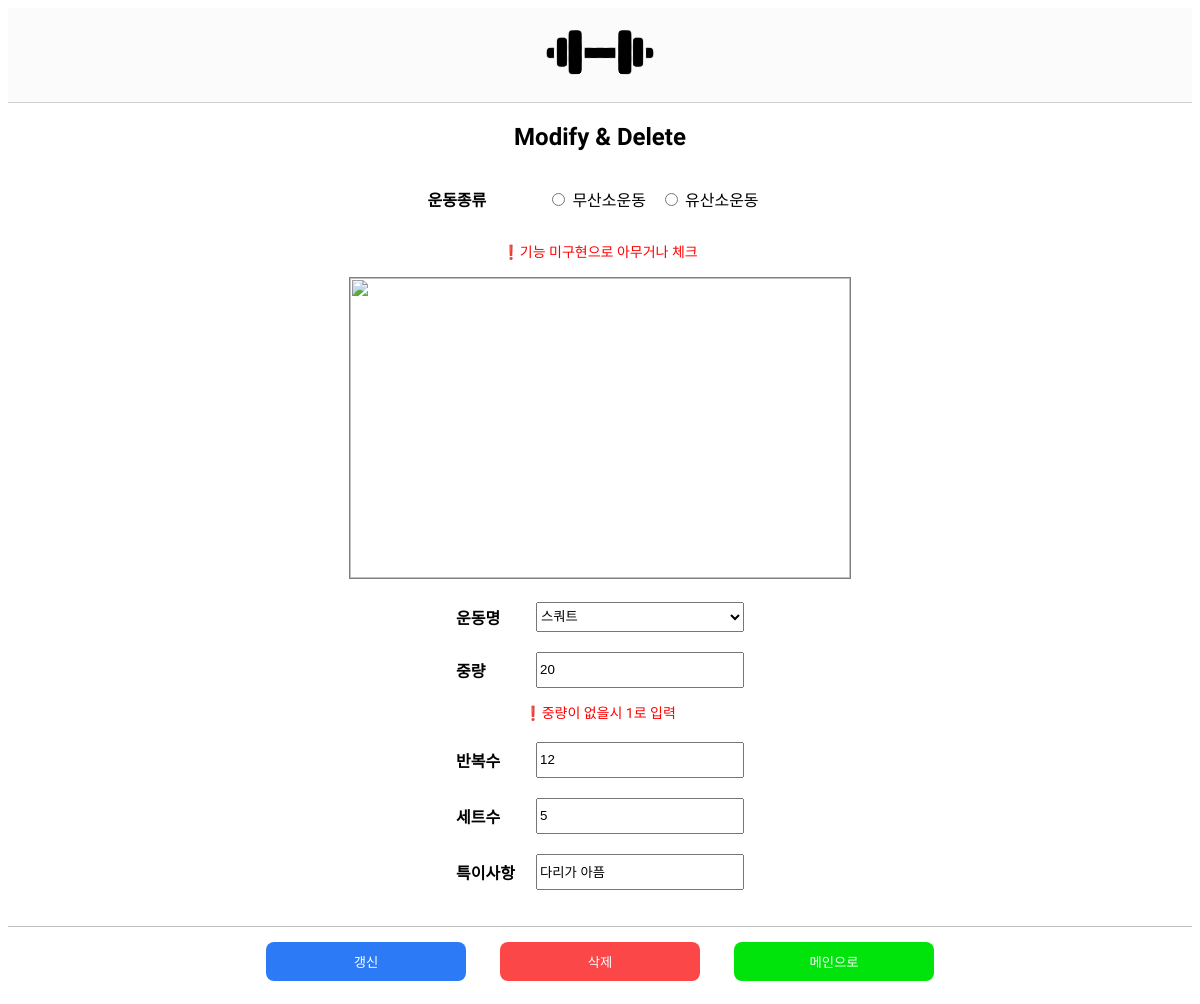
The page /crud/workoutMemo/1 on the database as committed earlier.
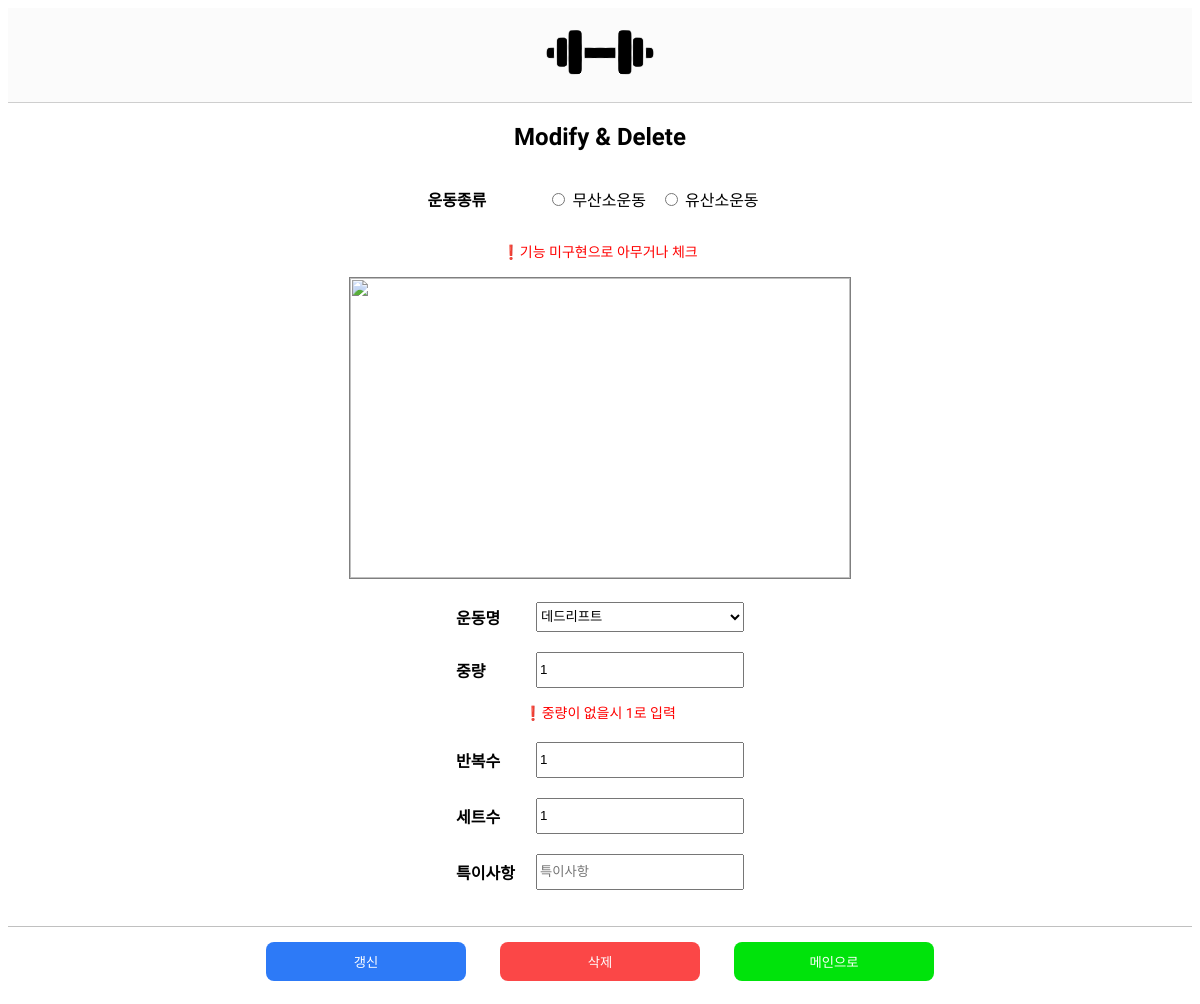
The same page on the database as committed later.
### apps/crud/models.py (models this page shows)
class WorkOut(db.Model):
    __tablename__="workout"
    id = db.Column(db.Integer, primary_key = True)
    exName = db.Column(db.String)
    weight = db.Column(db.Integer)
    repeat = db.Column(db.Integer)
    setRp = db.Column(db.Integer)
    text = db.Column(db.Integer)
    createDate =db.Column(db.DateTime, default=today)

### apps/crud/views.py (the view, shortened to what this page needs)
@crud.route("workoutMemo/<workout_id>", methods=["GET","POST"])
def editWorkOut(workout_id):
    form = WorkOutForm()
    workout = WorkOut.query.filter_by(id=workout_id).first()
    form.exName.data = workout.exName
    form.weight.data = workout.weight
    form.repeat.data = workout.repeat
    form.setRp.data = workout.setRp
    form.text.data = workout.text
    return render_template("crud/edit.html", workout=workout, form=form)

### apps/crud/forms.py
class WorkOutForm(FlaskForm):
    check = RadioField(
        "운동종류",
        choices=[[0, "무산소운동"], [1, "유산소운동"]],
        validators=[
            DataRequired(message="운동종류")
        ]
    )
    exName = SelectField(
        "운동명",
        default="데드리프트",
        choices=["데드리프트","런지","레그 레이즈","레그 프레스","벤치 프레스","사이드 래터럴 레이즈","스쿼트","풀 업","푸시업",],
        validators=[
            DataRequired(message="운동명"),
        ]
    )
    weight = IntegerField(
        "중량",
        default=1,
    )
    repeat = IntegerField(
        "반복수",
        default=1,
        validators=[
            DataRequired(message="반복수"),
        ]
    )
    setRp = IntegerField(
        "세트수",
        default=1,
        validators=[
            DataRequired(message="세트수")
        ]
    )
    text = StringField(
        "특이사항",
    )
    submit = SubmitField("기록하기")

### apps/crud/templates/crud/edit.html (shortened to what this page needs)
{% extends "crud/base.html" %}
{% block content %}
<form action="{{ url_for('crud.editWorkOut', workout_id=workout.id )}}" method="POST" novalidate="novalidate">
    <h2>Modify & Delete</h2>
    <p>
    <div class="formContainer">
        <div class="formName">{{ form.check.label }}</div>
        <br />{{ form.check(placeholder="운동종류") }}
    </div>
    <p class="info">기능 미구현으로 아무거나 체크</p>
    </p>
    <img id="output" alt="" src="" />
    <div class="formContainer">
        <div class="formName">{{ form.exName.label }}</div>
        <div class="formValue" id="formValue">{{ form.exName(placeholder="운동이름") }}</div>
    </div>
    <p>
    <div class="formContainer">
        <div class="formName">{{ form.weight.label }}</div>
        <div class="formValue">{{ form.weight(placeholder="중량") }}</div>
    </div>
    <p class="info">중량이 없을시 1로 입력</p>
    </p>
    <p>
    <div class="formContainer">
        <span class="formName">{{ form.repeat.label }}</span>
        <div class="formValue">{{ form.repeat(placeholder="반복수") }}</div>
    </div>
    </p>
    <p>
    <div class="formContainer">
        <div class="formName">{{ form.setRp.label }}</div>
        <div class="formValue">{{ form.setRp(placeholder="세트수") }}</div>
    </div>
    </p>
    <p>
    <div class="formContainer">
        <div class="formName">{{ form.text.label }}</div>
        <div class="formValue">{{ form.text(placeholder="특이사항") }}</div>
    </div>
    </p>
    <span class="error">
    </span>
    <div class="footer">
        <input style="width: 200px;" type="submit" value="갱신" onclick="Modify()" />
        <form action="{{ url_for('crud.deleteWorkOut', workout_id=workout.id)}}" method="POST">
            <button class="viewBtn" style="color: white;" type="submit" onclick="Delete()"
                formaction="{{ url_for('crud.deleteWorkOut', workout_id=workout.id)}}" method="POST">삭제</button>
        </form>
        <button class="mainBtn">
            <a href="/crud">메인으로</a>
        </button>
    </div>
</form>
{% endblock %}

Rows that differ between the two databases and show on the page:
changed WorkOut: exName "스쿼트" → "데드리프트"; weight "20" → "1"; repeat "12" → "1"; setRp "5" → "1"; text "다리가 아픔" → (not shown)
